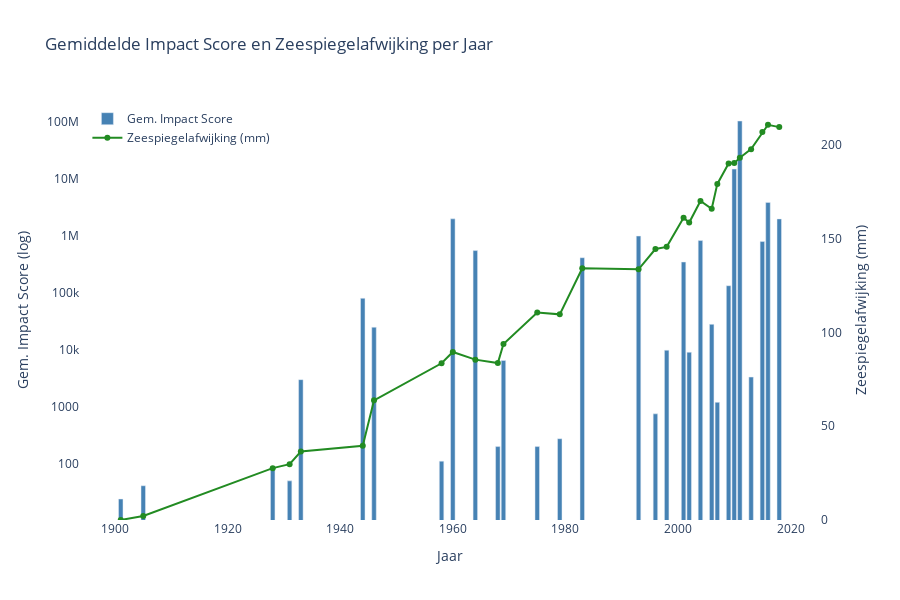

Source (notebook cell):
### Markdown cell above
## Gemiddelde impact score
Om te onderzoeken of de stijgende zeespiegel invloed heeft op de impact van plaatsgevonden tsunami’s is per jaar de gemiddelde impactscore berekend. Deze wordt vervolgens vergeleken met de zeespiegelstijging, met als nulpunt het jaar 1900. De gemiddelde impactscore per jaar wordt weergeven op een logaritmische schaal.

### Code cell
import plotly.graph_objs as go
import plotly.express as px
import pandas as pd

from plotly.offline import init_notebook_mode
init_notebook_mode(connected=True)
sea_level_df = pd.read_csv("Global_sea_level_rise.csv")

sea_df = pd.read_csv('Global_sea_level_rise.csv')
dist_df = pd.read_csv('1900_2021_DISASTERS.xlsx - emdat data.csv')

tsunami_df = dist_df[dist_df['Disaster Subtype'].str.lower() == 'tsunami'].copy()
flood_df = dist_df[dist_df['Disaster Subtype'].str.lower() == 'flood'].copy()

tsunami_df.columns = tsunami_df.columns.str.strip()
flood_df.columns = flood_df.columns.str.strip()
sea_df.rename(columns={'year': 'Year'}, inplace=True)

#subsets om samen te voegen
tsunami_subset = tsunami_df[['Year', 'Disaster Subtype', 'Country', 'Region', 'Continent', 'Origin', 'River Basin',
                             'Total Deaths', 'Total Affected', "Total Damages ('000 US$)", 'Latitude', 'Longitude', 'Location']]

flood_subset = flood_df[['Year', 'Disaster Subtype', 'Country', 'Region', 'Continent', 'Origin', 'River Basin',
                         'Total Deaths', 'Total Affected', "Total Damages ('000 US$)", 'Latitude', 'Longitude', 'Location']]

#eerste twee samen voegen
disaster_df = pd.concat([tsunami_subset, flood_subset], ignore_index=True)

#laatste samenvoegen
merged_df = disaster_df.merge(sea_df[['Year', 'mmfrom1993-2008average']], on='Year', how='left')

#missende waardes invullen met 0
merged_df = merged_df.fillna(0)

import numpy as np 
merged_df['Total Deaths'] = pd.to_numeric(merged_df['Total Deaths'], errors='coerce').fillna(0)
merged_df['Total Affected'] = pd.to_numeric(merged_df['Total Affected'], errors='coerce').fillna(0)
merged_df["Total Damages ('000 US$)"] = pd.to_numeric(merged_df["Total Damages ('000 US$)"], errors='coerce').fillna(0)

merged_df['Impact_Score'] = merged_df[['Total Deaths', 'Total Affected', "Total Damages ('000 US$)"]].max(axis=1)

merged_df = merged_df[(merged_df['Latitude'] != 0) & (merged_df['Longitude'] != 0)]

filtered_df = merged_df[merged_df['Impact_Score'] > 0].copy()

filtered_df['Impact_Score_Log'] = filtered_df['Impact_Score'].apply(lambda x: np.log10(x + 1))

filtered_df['Year'] = pd.to_numeric(filtered_df['Year'], errors='coerce')
filtered_df = filtered_df.dropna(subset=['Year'])
filtered_df = filtered_df.sort_values('Year')
filtered_df['Year'] = filtered_df['Year'].astype(int)


avg_impact_per_year = filtered_df.groupby('Year')['Impact_Score'].mean().reset_index()

fig = go.Figure()


fig.add_trace(go.Bar(
    x=avg_impact_per_year['Year'],
    y=avg_impact_per_year['Impact_Score'],
    name='Gem. Impact Score',
    marker_color='steelblue',
    yaxis='y1',
    hovertemplate='Jaar: %{x}<br>Gem. Impact Score: %{y}<extra></extra>'
))
# Maak zeespiegelwaarden relatief t.o.v. het eerste jaar
first_year = filtered_df['Year'].min()
baseline = filtered_df.loc[filtered_df['Year'] == first_year, 'mmfrom1993-2008average'].values[0]
filtered_df['mmfrom1993-2008average'] = filtered_df['mmfrom1993-2008average'] - baseline

sea_level_data = filtered_df[['Year', 'mmfrom1993-2008average']].drop_duplicates()

fig.add_trace(go.Scatter(
    x=sea_level_data['Year'],
    y=sea_level_data['mmfrom1993-2008average'],
    name='Zeespiegelafwijking (mm)',
    mode='lines+markers',
    line=dict(color='forestgreen', width=2),
    yaxis='y2',
    hovertemplate='Jaar: %{x}<br>Zeespiegelafwijking: %{y} mm<extra></extra>'
))

fig.update_layout(
    title="Gemiddelde Impact Score en Zeespiegelafwijking per Jaar",
    xaxis=dict(title='Jaar'),
    yaxis=dict(
        title='Gem. Impact Score',
        showgrid=False,
        side='left',
        rangemode='tozero'
    ),
    yaxis2=dict(
        title='Zeespiegelafwijking (mm)',
        overlaying='y',
        side='right',
        showgrid=False,
        rangemode='tozero'
    ),
    legend=dict(x=0.01, y=0.99),
    height=600,
    plot_bgcolor='white'
)

fig.update_layout(
    yaxis=dict(
        title='Gem. Impact Score (log)',
        type='log', 
        showgrid=False,
        side='left',
        rangemode='tozero'
    ),
)

fig.show()

### Figure 1 — Plotly figure (JSON) as saved in the notebook; plotly's stock layout.template omitted (floating-point values rounded to 4 significant figures)
{"data": [{"hovertemplate": "Jaar: %{x}<br>Gem. Impact Score: %{y}<extra></extra>", "marker": {"color": "steelblue"}, "name": "Gem. Impact Score", "type": "bar", "x": [1901, 1905, 1928, 1931, 1933, 1944, 1946, 1958, 1960, 1964, 1968, 1969, 1975, 1979, 1983, 1993, 1996, 1998, 2001, 2002, 2004, 2006, 2007, 2009, 2010, 2011, 2013, 2015, 2016, 2018], "y": [24.0, 41.0, 77.5, 50.0, 3000.0, 80570.0, 25000.0, 111.0, 2003000.0, 555500.0, 200.0, 6532.0, 200.0, 275.0, 416000.0, 1000000.0, 752.0, 9867.0, 350000.0, 9082.0, 833000.0, 28100.0, 1197.0, 134000.0, 15010000.0, 105000000.0, 3329.0, 800000.0, 3900000.0, 2000000.0], "yaxis": "y"}, {"hovertemplate": "Jaar: %{x}<br>Zeespiegelafwijking: %{y} mm<extra></extra>", "line": {"color": "forestgreen", "width": 2}, "mode": "lines+markers", "name": "Zeespiegelafwijking (mm)", "type": "scatter", "x": [1901, 1905, 1928, 1931, 1933, 1944, 1946, 1958, 1960, 1964, 1968, 1969, 1975, 1979, 1983, 1993, 1996, 1998, 2001, 2002, 2004, 2006, 2007, 2009, 2010, 2011, 2013, 2015, 2016, 2018], "y": [0.0, 2.133, 27.67, 29.8, 36.57, 39.6, 63.87, 83.63, 89.67, 85.57, 83.73, 93.93, 110.7, 109.7, 134.3, 133.8, 144.6, 145.7, 161.3, 158.7, 170.2, 166.1, 179.3, 190.2, 190.4, 193.3, 197.9, 207.0, 210.9, 209.6], "yaxis": "y2"}], "layout": {"height": 600, "legend": {"x": 0.01, "y": 0.99}, "plot_bgcolor": "white", "title": {"text": "Gemiddelde Impact Score en Zeespiegelafwijking per Jaar"}, "xaxis": {"title": {"text": "Jaar"}}, "yaxis": {"rangemode": "tozero", "showgrid": false, "side": "left", "title": {"text": "Gem. Impact Score (log)"}, "type": "log"}, "yaxis2": {"overlaying": "y", "rangemode": "tozero", "showgrid": false, "side": "right", "title": {"text": "Zeespiegelafwijking (mm)"}}}}
